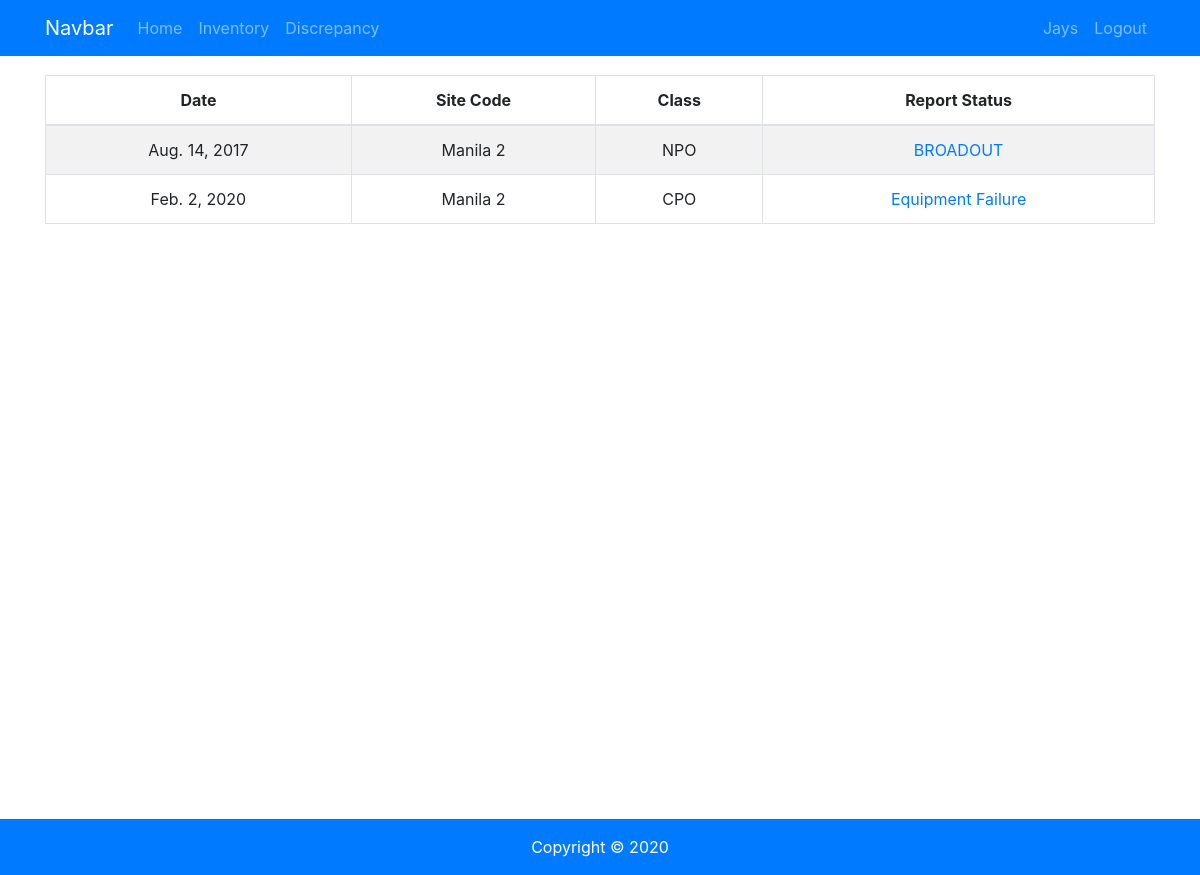
The app's page /discrepancy/ (signed in) with its own data.
### tx_discrepancy/models.py (models this page shows, shortened)
class Discrepancy(models.Model):
    date = models.DateField()
    site_class = models.CharField(max_length=10)
    report_status = models.CharField(max_length=20)
    description = models.TextField()
    sites = models.ForeignKey(Site,on_delete=models.CASCADE)
    class Meta:
      verbose_name_plural = "Discrepancies"

class Site(models.Model):
  code = models.CharField(max_length=10)
  name = models.CharField(max_length=120)
  def __str__(self):
    return self.name

### tx_discrepancy/views.py (the view)
# urls.py: path('',views.discrepancy,name='discrepancy')
@login_required
def discrepancy(request):
    discrepancies = Discrepancy.objects.all()
    paginator = Paginator(discrepancies,2)
    page = request.GET.get('page')
    paged_discrepancies = paginator.get_page(page)
    context = {
        'discrepancies':paged_discrepancies,
        'site_code_choices':site_code_choices,
        'site_class_choices':site_class_choices,
        'report_status_choices':report_status_choices,
    }
    return render(request,'discrepancies/discrepancy.html',context)

### templates/discrepancies/discrepancy.html
{% extends 'base.html' %}
{% block content %}
<div class="container" id="table-container">
    <table class="table table-bordered table-striped text-center">
      <thead>
        <tr>
          <th>Date</th>
          <th>Site Code</th>
          <th>Class</th>
          <th>Report Status</th>
        </tr>
      </thead>
      <tbody>
        {% for discrepancy in discrepancies %}
        <tr>
          <td>{{ discrepancy.date }}  </td>
          <td>{{ discrepancy.sites}}  </td>
          <td>{{ discrepancy.site_class }}  </td>
          <td><a href="{% url 'details' discrepancy.id %}" class="href">{{ discrepancy.report_status }}  </a></td>
        </tr>
        {% endfor %}
      </tbody>
    </table>
  </div>
{% endblock content %}

### templates/partials/_navbar.html
<div style="margin-bottom: 75px;">
    <nav class="navbar fixed-top navbar-expand-sm navbar-dark bg-primary">
        <div class="container">
        <a class="navbar-brand" href="#">Navbar</a>
          <ul class="navbar-nav mr-auto">
            <li class="nav-item">
              <a class="nav-link" href="{% url 'home' %}">Home <span class="sr-only">(current)</span></a>
            </li>
            <li class="nav-item">
              <a class="nav-link" href="{% url 'inventory' %}">Inventory</a>
            </li>
            <li class="nav-item">
              <a class="nav-link" href="{% url 'discrepancy' %}">Discrepancy</a>
            </li>
          </ul>
          <ul class="navbar-nav ml-auto">
            {% if user.is_authenticated %}
              <li class="nav-item">
                <a href="#" class="nav-link">{{user.username|title}}</a>
              </li>
            {% else %}
              <li class="nav-item">
                <a href="{% url 'login' %}" class="nav-link">Login</a>
              </li>
            {% endif %}
              <li class="nav-item">
                  <a href="{% url 'logout' %}" class="nav-link">Logout</a>
              </li>
          </ul>
        </div>
      </nav>
    </div>

### tx_project/static/css/style.css (style rules this page uses)
html,body { height: 100vh; }

### records on screen
Discrepancy: date "Aug. 14, 2017", sites "Manila 2", site_class "NPO", report_status "BROADOUT"
Discrepancy: date "Feb. 2, 2020", sites "Manila 2", site_class "CPO", report_status "Equipment Failure"

### other values on screen
{{ user.username|title }} "Jays"
